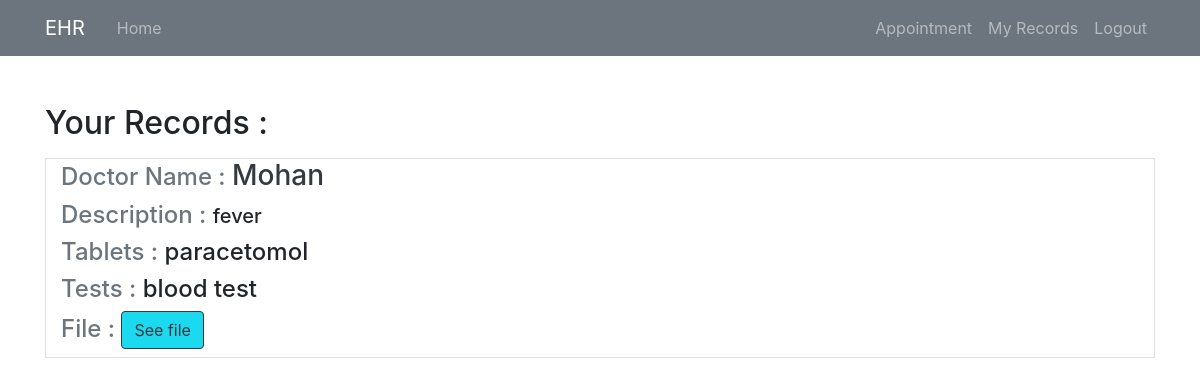
The page /view_patient_record/ (signed in) on the database its author committed.
### User/models.py (models this page shows, shortened)
class Consult(models.Model):
    patient_name = models.ForeignKey(Patient,on_delete=models.CASCADE)
    doctor_name = models.ForeignKey(Doctor, on_delete=models.CASCADE)
    description = models.CharField(max_length=500)
    tablets = models.CharField(max_length=100, null=True, blank=True)
    tests = models.CharField(max_length=100, null=True, blank=True)
    file = models.FileField(upload_to= "patient_files")

class Doctor(models.Model):
    doctor_name = models.CharField(max_length=20, primary_key=True)
    speciality = models.CharField(max_length=20)
    city = models.CharField(max_length=20)
    State = models.CharField(max_length=20)
    date_of_joining = models.DateField()
    email = models.EmailField()
    GENDER_CHOICES = (
        ('M', 'Male'),
        ('F', 'Female'),
    )
    gender = models.CharField(max_length=1, choices=GENDER_CHOICES)
    def __str__(self):
        return f'{self.doctor_name}'

### User/views.py (the view)
# urls.py: path("view_patient_record/", user_views.view_patient_record, name="view-patient-record"),
@login_required
@patient_required
def view_patient_record(request):
    user = request.user.username
    context = {
        'consult': Consult.objects.filter(patient_name=user)
    }
    return render(request, 'User/view_patient_record.html', context )

### User/templates/User/view_patient_record.html
{% extends 'User/home.html' %}
{% block contents %}
<div class="h2">Your Records : </div>
{% for record in consult %}
        <div class="container border my-3">
            <div class="row" >
                <div class="col-md">
                    <div class="h4"> <span class="text-muted"> Doctor Name :</span> <span class="h4">  <a class=" h3 text-dark" href="{%url 'doctor-detail' record.doctor_name %}">{{ record.doctor_name }} </a> </span></div>
                    <div class="h4"> <span class="text-muted"> Description :</span> <span class="h5">{{ record.description }} </span></div>
                    {% if record.tablets %}
                        <div class="h4"> <span class="text-muted"> Tablets :</span> {{ record.tablets }} </div>
                    {% endif %}
                    {% if record.tests %}
                        <div class="h4"> <span class="text-muted"> Tests :</span> {{ record.tests }}  </div>
                    {% endif %}
                    <div class="h4"> <span class="text-muted"> File :</span> <a class="btn  border border-dark text-dark" , style="background-color: rgb(27, 217, 238);", href="{{ record.file.url }}">See file</a>  </div>
                </div>
            </div>
        </div>
{% endfor %}
{% endblock contents%}

### rows shown on the page
Consult: doctor_name "Mohan", description "fever", tablets "paracetomol", tests "blood test"
